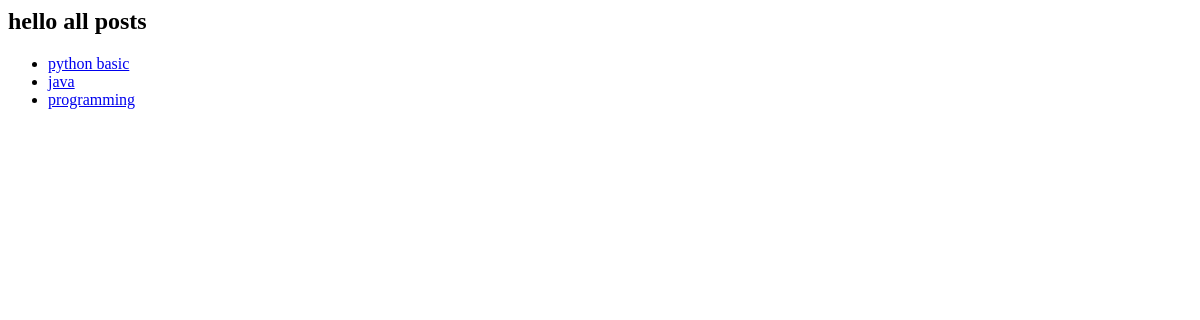
/posts/, run on an earlier commit of the app's database.
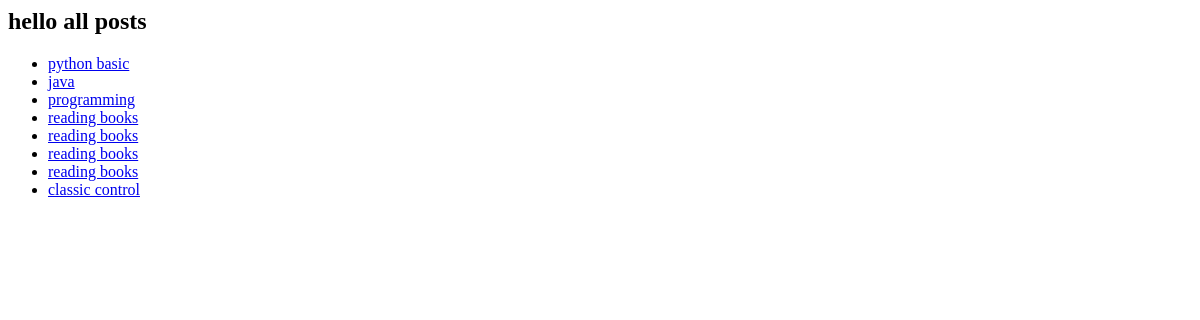
And on a later commit of the database.
### postapp/models.py (models this page shows)
class Post(models.Model):
    author=models.ForeignKey(User,related_name='post_authoe',on_delete=models.CASCADE)
    title=models.CharField(max_length=100)
    content=models.TextField(max_length=1000)
    draft=models.BooleanField(default=True)
    publish_date=models.DateTimeField(default=timezone.now)
    tags = TaggableManager()
    image = models.ImageField(upload_to='posts/', null=True, blank=True)
    category=models.ForeignKey('Category',related_name="post_category",on_delete=models.SET_NULL,null=True)
    def __str__(self):
        return self.title

### postapp/views.py (the view)
# urls.py: path('posts/',Postlist.as_view()),
class Postlist(ListView):
    model=Post
    template_name = "posts/post_list.html"
    context_object_name = "posts"

### postapp/templates/posts/post_list.html
<h2>hello all posts </h2>
<ul>
  {% for post  in posts %}
     <li> <a href="/posts/{{post.id}}"> {{post}} </a> </li>
   {% endfor %}
</ul>

What changed in the data, as far as the page shows it:
added Post: title "reading books"
added Post: title "reading books"
added Post: title "reading books"
added Post: title "reading books"
added Post: title "classic control"
